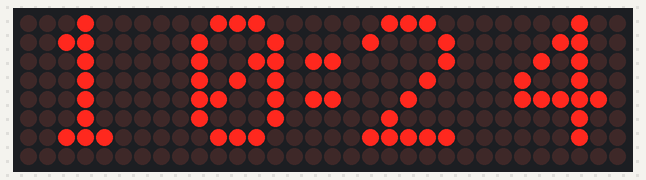
A sketch run on a simulated ESP32. Shown: 32×8 LED matrix. WiFi joins after 1.5 s; servers stay silent unless stated; the local clock reads 2024-03-15 10:24:30 at power-on unless the sketch sets it; what the sketch prints to the serial monitor is not drawn.

Above: at 1.6 s.
At 16.7 s:
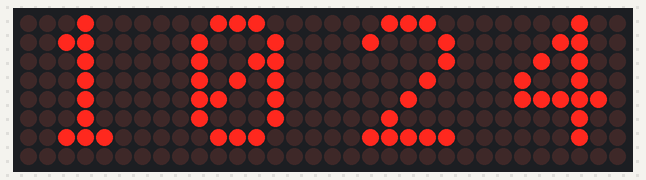
At 33.8 s:
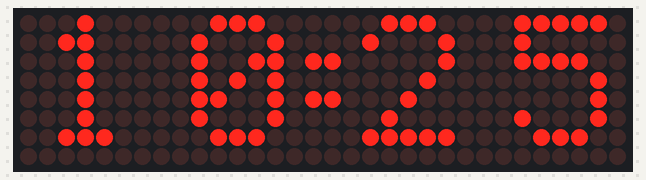
At 65.0 s:
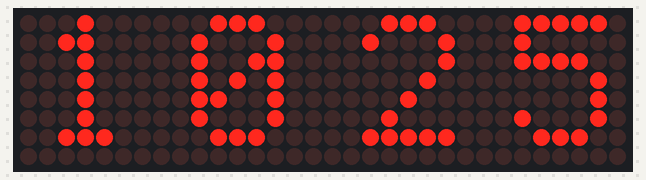
At 97.3 s:
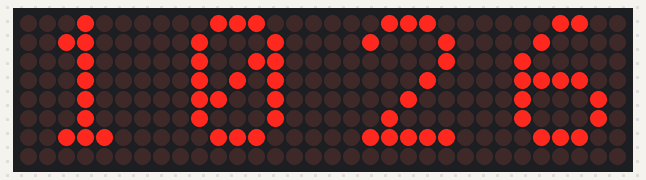
At 128.5 s:
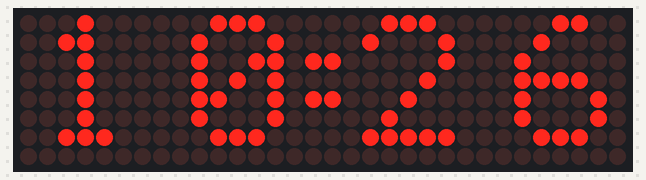

The sketch:

sketch.ino
```cpp
/*
====================================================
ESP32 + MAX7219 (4 x 8x8 Matrix) WiFi NTP Clock
Tasmota-Style Thin 5x7 Digits
====================================================

MAX7219 -> ESP32

VCC -> 5V
GND -> GND
DIN -> D13
CLK -> D14
CS  -> D12

Required Library:
MD_MAX72XX
====================================================
*/

#include <WiFi.h>
#include <time.h>
#include <MD_MAX72xx.h>
#include <SPI.h>

// ====================================================
// USER SETTINGS
// ====================================================

const char* WIFI_SSID     = "";
const char* WIFI_PASSWORD = "";

#define DISPLAY_INTENSITY 1      // 0-15
#define USE_24_HOUR false

#define NTP_SYNC_INTERVAL 3600000UL  // 1 hour

#define GMT_OFFSET_SEC      19800    // IST
#define DAYLIGHT_OFFSET_SEC 0

const char* NTP_SERVER = "pool.ntp.org";

// ====================================================
// MAX7219 SETTINGS
// ====================================================

#define HARDWARE_TYPE MD_MAX72XX::FC16_HW
#define MAX_DEVICES   4

#define DATA_PIN 13
#define CLK_PIN  14
#define CS_PIN   12

// ====================================================
// DISPLAY LAYOUT
// ====================================================

// FC16 chain order on this display is reversed.
// These positions were tuned for the current hardware.

const uint8_t POS_M2 = 1;
const uint8_t POS_M1 = 9;
const uint8_t POS_H2 = 18;
const uint8_t POS_H1 = 26;

const uint8_t COLON_LEFT  = 15;
const uint8_t COLON_RIGHT = 16;

// ====================================================
// DISPLAY OBJECT
// ====================================================

MD_MAX72XX mx(
  HARDWARE_TYPE,
  DATA_PIN,
  CLK_PIN,
  CS_PIN,
  MAX_DEVICES
);

// ====================================================
// THIN 5x7 FONT
// Each byte = one column
// ====================================================

const uint8_t PROGMEM font[10][5] =
{
  {0x3E,0x51,0x49,0x45,0x3E}, // 0
  {0x00,0x42,0x7F,0x40,0x00}, // 1
  {0x42,0x61,0x51,0x49,0x46}, // 2
  {0x21,0x41,0x45,0x4B,0x31}, // 3
  {0x18,0x14,0x12,0x7F,0x10}, // 4
  {0x27,0x45,0x45,0x45,0x39}, // 5
  {0x3C,0x4A,0x49,0x49,0x30}, // 6
  {0x01,0x71,0x09,0x05,0x03}, // 7
  {0x36,0x49,0x49,0x49,0x36}, // 8
  {0x06,0x49,0x49,0x29,0x1E}  // 9
};

// ====================================================
// GLOBALS
// ====================================================

unsigned long lastNtpSync = 0;
bool colonState = true;

// ====================================================
// WIFI
// ====================================================

void connectWiFi()
{
  Serial.print("Connecting");

  WiFi.mode(WIFI_STA);
  WiFi.begin(WIFI_SSID, WIFI_PASSWORD);

  while (WiFi.status() != WL_CONNECTED)
  {
    delay(500);
    Serial.print(".");
  }

  Serial.println();
  Serial.println("Connected");
  Serial.print("IP: ");
  Serial.println(WiFi.localIP());
}

// ====================================================
// NTP
// ====================================================

void syncTime()
{
  configTime(
    GMT_OFFSET_SEC,
    DAYLIGHT_OFFSET_SEC,
    NTP_SERVER
  );

  struct tm timeinfo;

  if (getLocalTime(&timeinfo))
  {
    lastNtpSync = millis();
    Serial.println("NTP Sync OK");
  }
}

// ====================================================
// DRAW DIGIT
// ====================================================

void drawDigit(uint8_t digit, uint8_t x)
{
  for (uint8_t col = 0; col < 5; col++)
  {
    // Reverse columns because display is mirrored
    uint8_t columnData = pgm_read_byte(&font[digit][4 - col]);

    for (uint8_t row = 0; row < 7; row++)
    {
      bool pixel = columnData & (1 << row);
      mx.setPoint(row, x + col, pixel);
    }
  }
}

// ====================================================
// DRAW COLON
// ====================================================

void drawColon(bool visible)
{
  mx.setPoint(2, COLON_LEFT,  visible);
  mx.setPoint(4, COLON_LEFT,  visible);

  mx.setPoint(2, COLON_RIGHT, visible);
  mx.setPoint(4, COLON_RIGHT, visible);
}

// ====================================================
// SETUP
// ====================================================

void setup()
{
  Serial.begin(115200);

  mx.begin();
  mx.control(MD_MAX72XX::INTENSITY, DISPLAY_INTENSITY);
  mx.clear();

  connectWiFi();
  syncTime();
}

// ====================================================
// LOOP
// ====================================================

void loop()
{
  if (millis() - lastNtpSync >= NTP_SYNC_INTERVAL)
  {
    syncTime();
  }

  struct tm timeinfo;

  if (!getLocalTime(&timeinfo))
  {
    delay(1000);
    return;
  }

  int displayHour = timeinfo.tm_hour;

  if (!USE_24_HOUR)
  {
    displayHour = ((displayHour - 1) % 12) + 1;
  }

  const uint8_t h1 = displayHour / 10;
  const uint8_t h2 = displayHour % 10;

  const uint8_t m1 = timeinfo.tm_min / 10;
  const uint8_t m2 = timeinfo.tm_min % 10;

  // Display order is reversed due to FC16 chain orientation
  drawDigit(m2, POS_M2);
  drawDigit(m1, POS_M1);

  drawDigit(h2, POS_H2);
  drawDigit(h1, POS_H1);

  drawColon(true);
  mx.update();
  delay(1000);

  drawColon(false);
  mx.update();
  delay(1000);
}
```

Measured:
- what the display in image 0 shows lasts 1.0 s, from 1.5 s to 2.5 s
